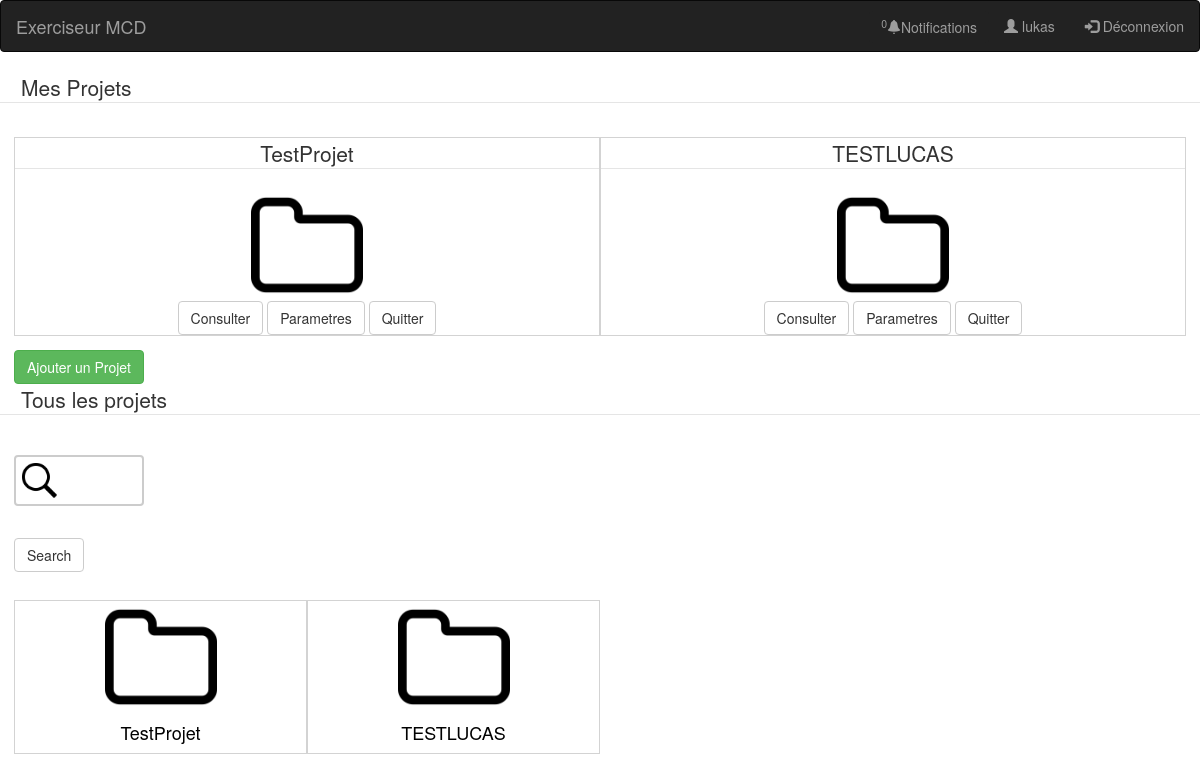
The page /projets/lukas/1/1 (signed in) on the database its author committed.
### projet/models.py (models this page shows, shortened)
class User(db.Model, UserMixin):
    prenom = db.Column(db.String(100))
    nom = db.Column(db.String(100))
    login = db.Column(db.String(100),primary_key=True)
    password = db.Column(db.String(100))
    mail = db.Column(db.String(100))
    image = db.Column(db.String(100))

class Projet(db.Model):
    id = db.Column(db.Integer, primary_key=True)
    nomProj = db.Column(db.String(100))
    nomMCD = db.Column(db.String(100))
    descProj = db.Column(db.String(500))
    mcd_textuel = db.Column(db.String(500))

### projet/views.py (the view)
@app.route("/projets/<string:username>/<int:n>/<int:i>",  methods=['GET', 'POST'])#accueil avec listes des projets de l'utilsateur et la liste de tous les projets de l'application
@login_required
def page_projets(username,n,i):
	proj=get_projet_user(username,i)
	projets=get_all_projets(n)
	droiteok=True
	if get_all_projets(n+1)==[]:
		droiteok=False
	droite2ok=True
	if get_projet_user(username,i+1)==[]:
		droite2ok=False
	search = SearchForm(request.form)
	if request.method == 'POST':
		return search_results(search,username)
	return render_template("accueil_projet.html",mesproj=proj,tousproj=projets,form=search,n=n,i=i,droite=droiteok,droite2=droite2ok,search=False,username=username,nbnotif=get_nb_notifications(username),notifs=get_notifications(username))

### projet/views.py
class SearchForm(Form):
	search = StringField('')

### projet/models.py (called while the page is built)
def get_nb_notifications(nom):
    return len(Notification.query.filter(Notification.destinataire==nom).all())

def get_notifications(nom):
    return Notification.query.filter(Notification.destinataire==nom).order_by(Notification.date.desc()).all()

@login_manager.user_loader
def load_user(login):
    return User.query.get(login)

def get_projet_user(username,n):
    p= Projet.query.join(Gerer).filter(Gerer.user_login==username).all()
    res=[]
    indice=0
    if len(p)<n*5-1:
        indice=len(p)
    else:
        indice=n*5-1
    if n==1:
        start=(n-1)*5
    else:
        start=(n-1)*5-1
    for i in range(start,indice):
        res.append(p[i])
    return res

def get_all_projets(n):
    p=Projet.query.all()
    res=[]
    indice=0
    if len(p)<n*5-1:
        indice=len(p)
    else:
        indice=n*5-n
    if n==1:
        start=(n-1)*5
    else:
        start=(n-1)*5-(n-1)
    for i in range(start,indice):
        res.append(p[i])
    return res

### projet/templates/accueil_projet.html (shortened to what this page needs)
{% extends "base_excerciseur.html" %}
{% block styles %}
{{ super() }}
  <link rel="stylesheet" href= "{{url_for('static',filename='accueil_projet.css') }}"/>
{% endblock %}
  {% block contain %}
  {% if current_user.login != username %}
    <h1>Vous n'avez pas le droit d'accéder à cette page</h1>
  {% else %}
  <fieldset>
    <legend>Mes Projets</legend>
    <section class="projets">
        {% for p in mesproj %}
        <div id="mesproj">
          <fieldset>
            <legend>{{p.nomProj}}</legend>
            <img src="{{url_for('static',filename='dossier.png')}}">
          </fieldset>
          <a href="{{ url_for('page_projet_perso',username = current_user.login,idProj=p.id) }}"><input class="btn btn-default" type="submit" value="Consulter"></a>
          <a href="{{url_for('parametresProj',username=current_user.login,nomProj=p.nomProj)}}"><input class="btn btn-default" type="submit" value="Parametres"></a>
          <a href="/projets/{{current_user.login}}/{{p.nomProj}}/quitter"><input class="btn btn-default" type="submit" value="Quitter"></a>
          </div>
        {% endfor %}
        </section>
        <a href="{{ url_for('add_projets', username=current_user.login) }}"><input class="btn btn-success" type="submit" value="Ajouter un Projet" id="ajoutproj"></a>
    </fieldset>
    <fieldset>
      <legend>Tous les projets</legend>
      {% from "_formhelpers.html" import render_field %}
      <div id=search>
      <form method=post>
      {{ render_field(form.search) }}
      <input class="btn btn-default" type=submit value=Search>
      </form>
      <section class="projets " id="pro">
        {% if search %}
        {% for i in range(tousproj|length) %}
        {% if i<(4) %}
        <div id="tousproj">
          <a href="{{url_for('description',username=current_user.login,nomProj=tousproj[i].nomProj)}}">
            <img src="{{url_for('static',filename='dossier.png')}}">
            <h4>{{tousproj[i].nomProj}}</h4>
          </a>
        </div>
        {% else %}
        <div id="tousproj" class="collapse" >
          <a href="{{url_for('description',username=current_user.login,nomProj=tousproj[i].nomProj)}}">
            <img src="{{url_for('static',filename='dossier.png')}}">
            <h4>{{tousproj[i].nomProj}}</h4>
          </a>
        </div>
        {% endif %}
        {% endfor %}
        {% else %}
        {% for p in tousproj %}
        <div id="tousproj">
          <a href="{{url_for('description',username=current_user.login,nomProj=p.nomProj)}}">
            <img src="{{url_for('static',filename='dossier.png')}}">
            <h4>{{p.nomProj}}</h4>
          </a>
        </div>
        {% endfor %}
        {% endif %}
      </section>
      </fieldset>
      {% endif %}
  {% endblock %}

### projet/templates/base_excerciseur.html (shortened to what this page needs)
<!DOCTYPE html>
<html>
<head>
{% block styles %}
    <link href="https://maxcdn.bootstrapcdn.com/bootstrap/3.3.7/css/bootstrap.min.css" rel="stylesheet">
    <link href="{{url_for('static',filename='base_exerciseur.css')}}" rel="stylesheet">
{% endblock %}
</head>
<body>
{% block navbar %}
<nav class="navbar navbar-inverse">
 <div class="container-fluid">
   <div class="navbar-header">
     <a href="/projets/{{username}}/1/1" class="navbar-brand">Exerciseur MCD</a>
   </div>
   <ul class="nav navbar-nav navbar-right">
     <li><button  class="btn btn-default " data-toggle="dropdown" aria-haspopup="true" aria-expanded="true" id="notif">Notifications></button>
     </li>
     <li><a href="{{url_for('accueil_compte')}}"><span class="glyphicon glyphicon-user"></span> {{current_user.login}}</a></li>
      <li><a href="{{url_for('deconnexion')}}"><span class="glyphicon glyphicon-log-in"></span> Déconnexion</a></li>
   </ul>
 </div>
</nav>
{% endblock %}
{% block contain %}
{% endblock %}
</body>
</html>

### projet/static/base_exerciseur.css (style rules this page uses)
#notif { margin-top: 0.7em; font-family: "Helvetica Neue",Helvetica,Arial,sans-serif; font-size: 14px; line-height: 1.42857143; color: #9D9D9D; background-color: #222222; border-style: none; }

### projet/static/accueil_projet.css (style rules this page uses)
.projets { margin: 1em; display: flex; }
body>fieldset>legend { margin-top: 1em; padding-left: 1em; }
img { width:8em; }
a, a:hover { color:black; text-decoration:none; }
#mesproj,#tousproj { border-style:solid; border-width:0.1em; border-color: lightgrey; text-align: center; flex:1 1 25%; }
#ajoutproj { margin-left: 1em; }
#search>form>dd>input[type=text] { color:black; margin-bottom: 2em; width: 130px; box-sizing: border-box; border: 2px solid #ccc; border-radius: 4px; font-size: 16px; background-color: white; background-image: url('./images/search.png'); background-size: contain; background-position: 0px 0px; background-repeat: no-repeat; padding: 12px 20px 12px 40px; -webkit-transition: width 0.4s ease-in-out; transition: width 0.4s ease-in-out; }
#tousproj { flex:0 0 25%; margin-top: 1em; }
button { margin-left: 1em; }
form { margin-left:1em; }

### rows shown on the page
User: login "lukas"
Projet: nomProj "TestProjet"
Projet: nomProj "TESTLUCAS"
